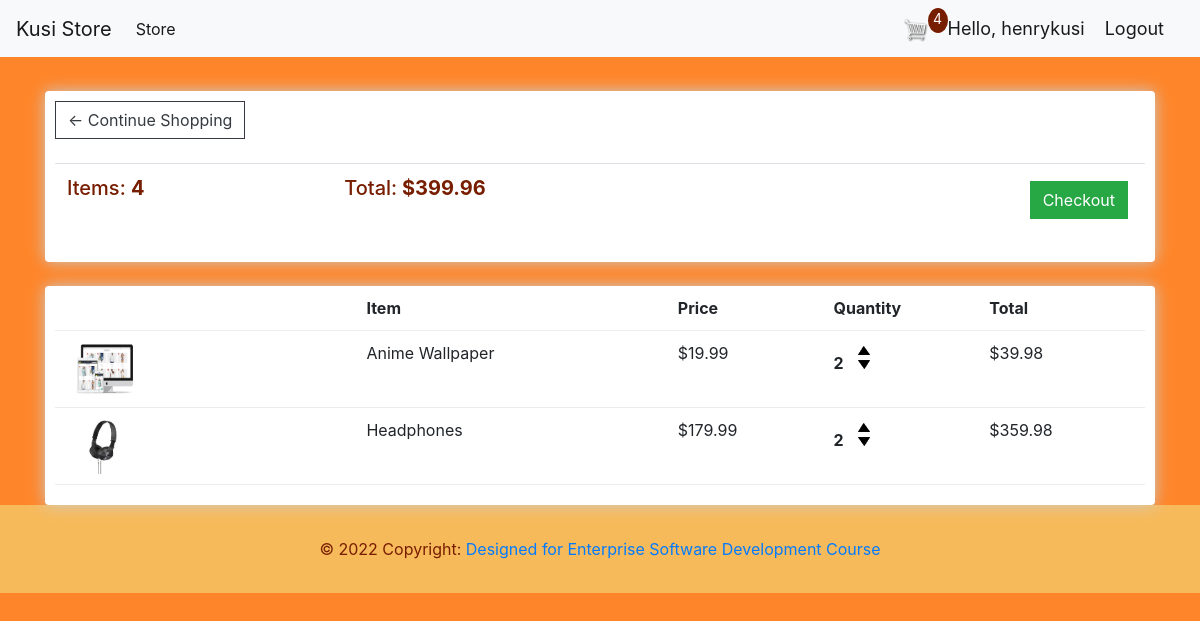
The app's page /cart/ (signed in) with its own data.
### store/models.py (models this page shows, shortened)
class Order(models.Model):
	customer = models.ForeignKey(Customer, on_delete=models.SET_NULL, null=True, blank=True)
	date_ordered = models.DateTimeField(auto_now_add=True)
	complete = models.BooleanField(default=False)
	transaction_id = models.CharField(max_length=100, null=True)
	@property
	def get_cart_total(self):
		orderitems = self.orderitem_set.all()
		total = sum([item.get_total for item in orderitems])
		return total
	@property
	def get_cart_items(self):
		orderitems = self.orderitem_set.all()
		total = sum([item.quantity for item in orderitems])
		return total

class OrderItem(models.Model):
	product = models.ForeignKey(Product, on_delete=models.SET_NULL, null=True)
	order = models.ForeignKey(Order, on_delete=models.SET_NULL, null=True)
	quantity = models.IntegerField(default=0, null=True, blank=True)
	date_added = models.DateTimeField(auto_now_add=True)
	@property
	def get_total(self):
		total = self.product.price * self.quantity
		return total

class Product(models.Model):
	name = models.CharField(_("name"),max_length=500)
	brand = models.CharField(_("brand"),max_length=200)
	manufacturer = models.CharField(_("anufacturer"),max_length=200)
	category = models.CharField(_("category"),max_length=2000)
	weight = models.CharField(_("weight"),max_length=200)
	imageurl = models.CharField(_("imageurl"),max_length=500)
	price = models.DecimalField(_("price"),max_digits=10, decimal_places=2)
	digital = models.BooleanField(default=False,null=True, blank=True)
	image = models.ImageField(null=True, blank=True)
	@property
	def imageURL(self):
		try:
			url = self.image.url
		except:
			url = ''
		return url

### store/views.py (the view)
# urls.py: path('cart/', views.cart, name="cart"),
@login_required(login_url='login')
def cart(request):
	data = cartData(request)
	cartItems = data['cartItems']
	order = data['order']
	items = data['items']
	context = {'items':items, 'order':order, 'cartItems':cartItems}
	return render(request, 'store/cart.html', context)

### store/utils.py (called while the page is built)
def cartData(request):
	if request.user.is_authenticated:
		customer = request.user.customer
		order, created = Order.objects.get_or_create(customer=customer, complete=False)
		items = order.orderitem_set.all()
		cartItems = order.get_cart_items
	else:
		cookieData = cookieCart(request)
		cartItems = cookieData['cartItems']
		order = cookieData['order']
		items = cookieData['items']
	return {'cartItems':cartItems ,'order':order, 'items':items}

### store/templates/store/cart.html
{% extends 'store/main.html' %}
{% load static %}
{% block content %}
	<div class="row">
		<div class="col-lg-12">
			<div class="box-element">
				<a  class="btn btn-outline-dark" href="{% url 'store' %}">&#x2190; Continue Shopping</a>
				<br>
				<br>
				<table class="table">
					<tr>
						<th><h5>Items: <strong>{{order.get_cart_items}}</strong></h5></th>
						<th><h5>Total:<strong> ${{order.get_cart_total|floatformat:2}}</strong></h5></th>
						<th>
							<a  style="float:right; margin:5px;" class="btn btn-success" href="{% url 'checkout' %}">Checkout</a>
						</th>
					</tr>
				</table>
			</div>
			<br>
			<div class="box-element">
				<div class="cart-row">
					<div style="flex:2"></div>
					<div style="flex:2"><strong>Item</strong></div>
					<div style="flex:1"><strong>Price</strong></div>
					<div style="flex:1"><strong>Quantity</strong></div>
					<div style="flex:1"><strong>Total</strong></div>
				</div>
				{% for item in items %}
				<div class="cart-row">
					<div style="flex:2"><img class="row-image" src="{{item.product.imageURL}}"></div>
					<div style="flex:2"><p>{{item.product.name}}</p></div>
					<div style="flex:1"><p>${{item.product.price|floatformat:2}}</p></div>
					<div style="flex:1">
						<p class="quantity">{{item.quantity}}</p>
						<div class="quantity">
							<img data-product="{{item.product.id}}" data-action="add" class="chg-quantity update-cart" src="{% static  'images/arrow-up.png' %}">
							<img data-product="{{item.product.id}}" data-action="remove" class="chg-quantity update-cart" src="{% static  'images/arrow-down.png' %}">
						</div>
					</div>
					<div style="flex:1"><p>${{item.get_total|floatformat:2}}</p></div>
				</div>
				{% endfor %}
			</div>
		</div>
	</div>
{% endblock content %}

### store/templates/store/main.html (shortened to what this page needs)
<!DOCTYPE html>
{% load static %}
<html>
<head>
	<link rel="stylesheet" href="https://stackpath.bootstrapcdn.com/bootstrap/4.4.1/css/bootstrap.min.css"
>
	<link rel="stylesheet" type="text/css" href="{% static 'css/main.css' %}">
</head>
<body>
	{% include 'store/navbar.html' %}
	<div class="container">
		<br>
		{% block content %}
		{% endblock content %}
	</div>
	<footer class="page-footer font-small blue">
		<div class="footer-copyright text-center py-3">© 2022 Copyright:
			<a href="#"> Designed for Enterprise Software Development Course</a>
		</div>
	</footer>
</body>
</html>

### store/templates/store/navbar.html (shortened to what this page needs)
<!DOCTYPE html>
{% load static %}
<nav class="navbar navbar-expand-lg navbar-light bg-light">
    <a class="navbar-brand" href="{% url 'store' %}">Kusi Store</a>
     <div class="collapse navbar-collapse" id="navbarSupportedContent">
      <ul class="navbar-nav mr-auto">
        <li class="nav-item active">
          <a class="nav-link" href="{% url 'store' %}">Store <span class="sr-only">(current)</span></a>
        </li>
      </ul>
      <div class="form-inline my-2 my-lg-0">
               <a href="{% url 'cart' %}">
                  <img  id="cart-icon" src="{% static 'images/cart.png' %}">
              </a>
              <p id="cart-total">{{cartItems}}</p>
      </div>
    </div>
     <span class="hello-msg">Hello, {{request.user}}</span>
     <span ><a  class="hello-msg" href="{% url 'logout' %}">Logout</a></span>
   </nav>

### static/css/main.css (style rules this page uses)
body { background-color: #FE8529; }
h1,h2,h3,h4,h5,h6 { color:#771D00; }
.box-element { box-shadow:hsl(0, 0%, 80%) 0 0 16px; background-color: #fff; border-radius: 4px; padding: 10px; }
#cart-icon { width:25px; display: inline-block; margin-left: 15px; }
#cart-total { display: block; text-align: center; color:rgb(255, 255, 255); background-color: #771D00 ; width: 20px; height: 25px; border-radius: 50%; font-size: 14px; }
.col-lg-4, .col-lg-6, .col-lg-8, .col-lg-12 { margin-top: 10px; }
.btn { border-radius: 0; }
.row-image { width: 100px; }
.cart-row { display: flex; align-items: flex-stretch; padding-bottom: 10px; margin-bottom: 10px; border-bottom: 1px solid #ececec; }
.quantity { display: inline-block; font-weight: 700; padding-right:10px; }
.chg-quantity { width: 12px; cursor: pointer; display: block; margin-top: 5px; transition:.1s; }
.hello-msg { font-size: 18px; color: #1a1a1a; margin-right: 20px; }
footer { padding-top: 2vh; padding-bottom: 2vh; background-color: #f7ba5b; color: #771D00; }

### records on screen
Order: get_cart_items "4", get_cart_total "399.96"
OrderItem: product.imageURL (picture), product.name "Anime Wallpaper", product.price "19.99", quantity "2", get_total "39.98"
OrderItem: product.imageURL (picture), product.name "Headphones", product.price "179.99", quantity "2", get_total "359.98"

### other values on screen
{{ cartItems }} "4"
{{ request.user }} "henrykusi"
